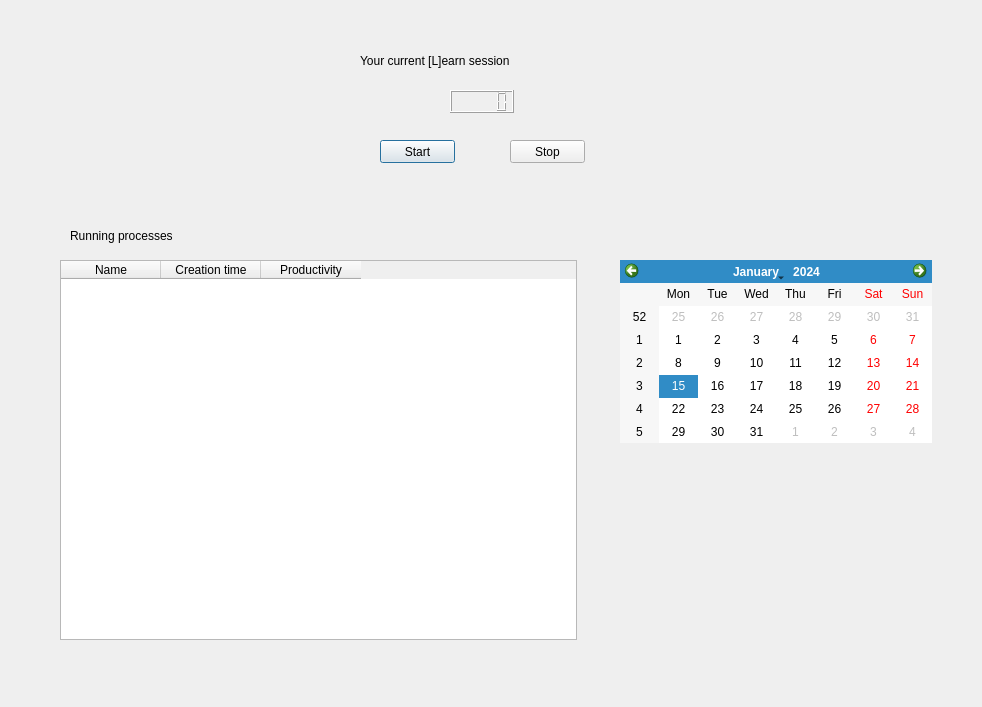
<?xml version="1.0" encoding="UTF-8"?>
<ui version="4.0">
 <class>Dialog</class>
 <widget class="QDialog" name="Dialog">
  <property name="geometry">
   <rect>
    <x>0</x>
    <y>0</y>
    <width>982</width>
    <height>707</height>
   </rect>
  </property>
  <property name="windowTitle">
   <string>[L]earn</string>
  </property>
  <property name="autoFillBackground">
   <bool>false</bool>
  </property>
  <property name="styleSheet">
   <string notr="true"/>
  </property>
  <widget class="QCalendarWidget" name="calendarWidget">
   <property name="geometry">
    <rect>
     <x>620</x>
     <y>260</y>
     <width>312</width>
     <height>183</height>
    </rect>
   </property>
  </widget>
  <widget class="QPushButton" name="pushButton">
   <property name="geometry">
    <rect>
     <x>380</x>
     <y>140</y>
     <width>75</width>
     <height>23</height>
    </rect>
   </property>
   <property name="text">
    <string>Start</string>
   </property>
  </widget>
  <widget class="QPushButton" name="pushButton_2">
   <property name="geometry">
    <rect>
     <x>510</x>
     <y>140</y>
     <width>75</width>
     <height>23</height>
    </rect>
   </property>
   <property name="text">
    <string>Stop</string>
   </property>
  </widget>
  <widget class="QLabel" name="label">
   <property name="geometry">
    <rect>
     <x>360</x>
     <y>40</y>
     <width>291</width>
     <height>41</height>
    </rect>
   </property>
   <property name="styleSheet">
    <string notr="true">font: 16pt &quot;MS Shell Dlg 2&quot;;</string>
   </property>
   <property name="text">
    <string>Your current [L]earn session</string>
   </property>
   <property name="textFormat">
    <enum>Qt::AutoText</enum>
   </property>
   <property name="scaledContents">
    <bool>false</bool>
   </property>
   <property name="margin">
    <number>0</number>
   </property>
   <property name="indent">
    <number>-4</number>
   </property>
   <property name="openExternalLinks">
    <bool>false</bool>
   </property>
  </widget>
  <widget class="QLCDNumber" name="lcdNumber">
   <property name="geometry">
    <rect>
     <x>450</x>
     <y>90</y>
     <width>64</width>
     <height>23</height>
    </rect>
   </property>
  </widget>
  <widget class="QTableWidget" name="tableWidget">
   <property name="geometry">
    <rect>
     <x>60</x>
     <y>260</y>
     <width>517</width>
     <height>380</height>
    </rect>
   </property>
   <column>
    <property name="text">
     <string>Name</string>
    </property>
   </column>
   <column>
    <property name="text">
     <string>Creation time</string>
    </property>
   </column>
   <column>
    <property name="text">
     <string>Productivity</string>
    </property>
   </column>
  </widget>
  <widget class="QLabel" name="label_2">
   <property name="geometry">
    <rect>
     <x>70</x>
     <y>220</y>
     <width>181</width>
     <height>31</height>
    </rect>
   </property>
   <property name="styleSheet">
    <string notr="true">font: 16pt &quot;MS Shell Dlg 2&quot;;</string>
   </property>
   <property name="text">
    <string>Running processes</string>
   </property>
  </widget>
 </widget>
 <resources/>
 <connections/>
</ui>
